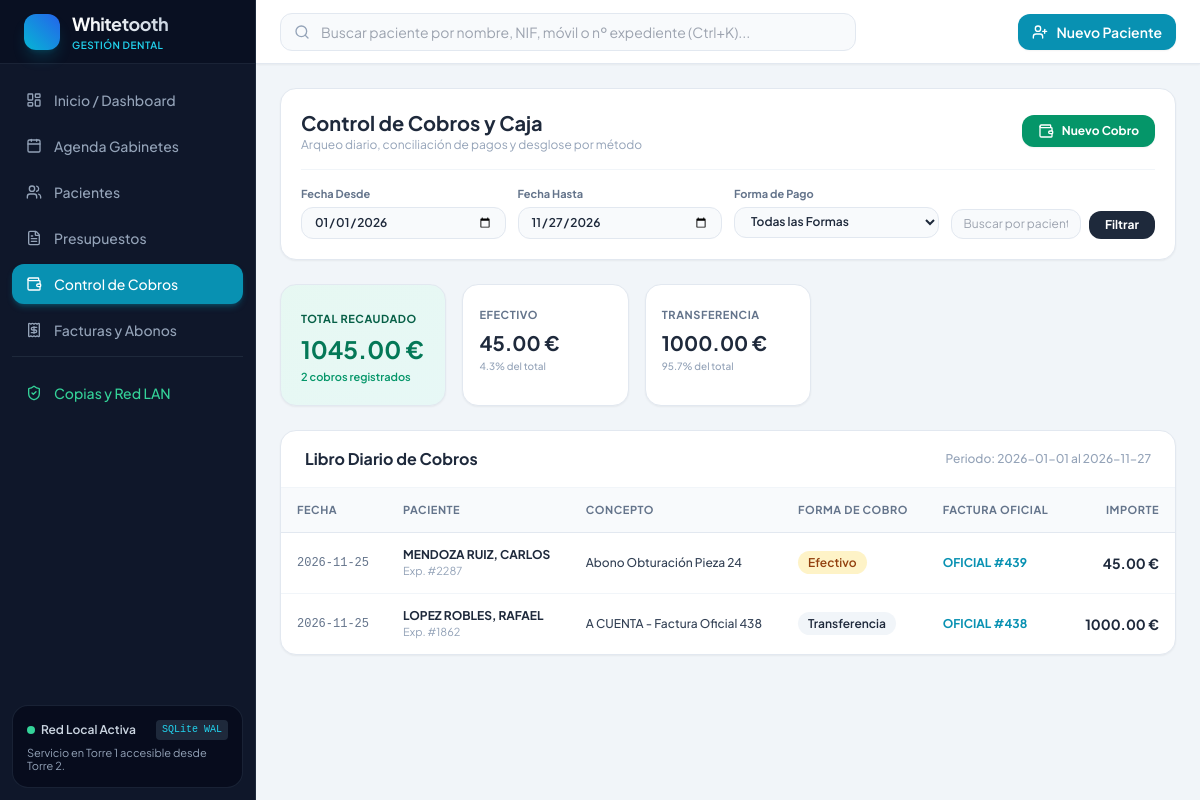
Page /cobros on the committed database.
### tables this page shows
CREATE TABLE cobros (
        id INTEGER PRIMARY KEY AUTOINCREMENT,
        paciente_id INTEGER NOT NULL REFERENCES pacientes(id),
        factura_id INTEGER REFERENCES facturas(id),
        fecha_cobro DATE NOT NULL,
        concepto TEXT NOT NULL,
        importe REAL NOT NULL,
        forma_cobro TEXT NOT NULL CHECK(forma_cobro IN ('Efectivo', 'Tarjeta', 'Bizum', 'Transferencia', 'Financiado', 'Cheque', 'Pagaré', 'Recibo')),
        cuenta_contable TEXT DEFAULT '570-0000000',
        importe_entregado REAL,
        importe_devuelto REAL,
        cobrado INTEGER DEFAULT 1,
        usuario_id INTEGER REFERENCES usuarios(id),
        observaciones TEXT,
        created_at TIMESTAMP DEFAULT CURRENT_TIMESTAMP
    );

CREATE TABLE pacientes (
        id INTEGER PRIMARY KEY AUTOINCREMENT,
        numero_expediente INTEGER UNIQUE,
        nombre TEXT NOT NULL,
        apellidos TEXT NOT NULL,
        nif_cif TEXT,
        fecha_nacimiento DATE,
        telefono_fijo TEXT,
        telefono_movil TEXT NOT NULL,
        email TEXT,
        direccion TEXT,
        codigo_postal TEXT,
        poblacion TEXT,
        provincia TEXT,
        tipo_paciente TEXT DEFAULT 'general' CHECK(tipo_paciente IN ('general', 'aseguradora', 'infantil', 'vip')),
        aseguradora_nombre TEXT,
        numero_poliza TEXT,
        alergias TEXT,
        antecedentes_medicos TEXT,
        consentimiento_rgpd_firmado INTEGER DEFAULT 0,
        fecha_consentimiento_rgpd TIMESTAMP,
        estado TEXT DEFAULT 'alta' CHECK(estado IN ('alta', 'baja')),
        motivo_consulta TEXT,
        notas_administrativas TEXT,
        created_at TIMESTAMP DEFAULT CURRENT_TIMESTAMP,
        updated_at TIMESTAMP DEFAULT CURRENT_TIMESTAMP
    );

CREATE TABLE facturas (
        id INTEGER PRIMARY KEY AUTOINCREMENT,
        paciente_id INTEGER NOT NULL REFERENCES pacientes(id),
        serie TEXT NOT NULL DEFAULT 'OFICIAL',
        numero_factura INTEGER NOT NULL,
        anio INTEGER NOT NULL,
        fecha_factura DATE NOT NULL,
        tipo_factura TEXT DEFAULT 'ordinaria' CHECK(tipo_factura IN ('ordinaria', 'abono_rectificativa')),
        factura_rectificada_id INTEGER REFERENCES facturas(id),
        motivo_rectificacion TEXT,
        base_imponible REAL NOT NULL,
        porcentaje_iva REAL DEFAULT 0.0,
        importe_iva REAL DEFAULT 0.0,
        total_factura REAL NOT NULL,
        forma_cobro_predeterminada TEXT DEFAULT 'Tarjeta',
        estado_pago TEXT DEFAULT 'cobrada' CHECK(estado_pago IN ('cobrada', 'pendiente_parcial', 'impagada')),
        bloqueada INTEGER DEFAULT 1,
        created_at TIMESTAMP DEFAULT CURRENT_TIMESTAMP,
        UNIQUE(serie, numero_factura, anio)
    );

### app/routers/cobros.py (the view)
@router.get("", response_class=HTMLResponse)
def listar_cobros(request: Request, fecha_desde: str = None, fecha_hasta: str = None, forma_pago: str = "todas", q: str = ""):
    conn = get_db_connection()
    current_year = date.today().year
    desde = fecha_desde if fecha_desde else f"{current_year}-01-01"
    hasta = fecha_hasta if fecha_hasta else date.today().isoformat()
    query = """
        SELECT c.*,
               p.nombre as paciente_nombre, p.apellidos as paciente_apellidos, p.numero_expediente, p.telefono_movil,
               f.numero_factura, f.serie as factura_serie, f.tipo_factura
        FROM cobros c
        JOIN pacientes p ON c.paciente_id = p.id
        LEFT JOIN facturas f ON c.factura_id = f.id
        WHERE c.fecha_cobro BETWEEN ? AND ?
    """
    params = [desde, hasta]
    if forma_pago != "todas":
        query += " AND c.forma_cobro = ?"
        params.append(forma_pago)
    if q.strip():
        query += " AND (p.nombre LIKE ? OR p.apellidos LIKE ? OR c.concepto LIKE ?)"
        term = f"%{q.strip()}%"
        params.extend([term, term, term])
    query += " ORDER BY c.fecha_cobro DESC, c.id DESC"
    cobros_rows = conn.execute(query, params).fetchall()
    totales_forma = conn.execute("""
        SELECT c.forma_cobro, SUM(c.importe) as total
        FROM cobros c
        WHERE c.fecha_cobro BETWEEN ? AND ? AND c.cobrado = 1
        GROUP BY c.forma_cobro
    """, (desde, hasta)).fetchall()
    total_general = sum(t["total"] for t in totales_forma)
    pacientes = conn.execute("SELECT id, nombre, apellidos, numero_expediente FROM pacientes WHERE estado = 'alta' ORDER BY apellidos, nombre").fetchall()
    conn.close()
    from fastapi.templating import Jinja2Templates
    templates = Jinja2Templates(directory="app/templates")
    return templates.TemplateResponse(request=request, name="cobros.html", context={
        "cobros": cobros_rows,
        "pacientes": pacientes,
        "fecha_desde": desde,
        "fecha_hasta": hasta,
        "forma_pago": forma_pago,
        "q": q,
        "totales_forma": totales_forma,
        "total_general": round(total_general, 2)
    })

### app/templates/cobros.html (shortened to what this page needs)
{% extends "base.html" %}
{% block content %}
<div class="space-y-6">
    <div class="bg-white rounded-2xl shadow-sm border border-slate-200 p-5">
        <div class="flex flex-col lg:flex-row lg:items-center justify-between gap-4">
            <div>
                <h1 class="text-xl font-bold text-slate-800">Control de Cobros y Caja</h1>
                <p class="text-xs text-slate-400">Arqueo diario, conciliación de pagos y desglose por método</p>
            </div>
            <div class="flex items-center gap-3">
                <button onclick="document.getElementById('modal-nuevo-cobro-general').classList.remove('hidden')" class="px-4 py-2 bg-emerald-600 hover:bg-emerald-700 text-white rounded-xl text-xs font-bold shadow-sm transition-all flex items-center gap-2">
                    <i data-lucide="wallet" class="w-4 h-4"></i>
                    <span>Nuevo Cobro</span>
                </button>
            </div>
        </div>
        <form action="/cobros" method="GET" class="mt-4 pt-4 border-t border-slate-100 grid grid-cols-1 md:grid-cols-4 gap-3">
            <div>
                <label class="block text-[11px] font-bold text-slate-500 mb-1">Fecha Desde</label>
                <input type="date" name="fecha_desde" value="{{ fecha_desde }}" class="w-full px-3 py-1.5 border border-slate-200 rounded-xl text-xs bg-slate-50 font-semibold">
            </div>
            <div>
                <label class="block text-[11px] font-bold text-slate-500 mb-1">Fecha Hasta</label>
                <input type="date" name="fecha_hasta" value="{{ fecha_hasta }}" class="w-full px-3 py-1.5 border border-slate-200 rounded-xl text-xs bg-slate-50 font-semibold">
            </div>
            <div>
                <label class="block text-[11px] font-bold text-slate-500 mb-1">Forma de Pago</label>
                <select name="forma_pago" class="w-full px-3 py-1.5 border border-slate-200 rounded-xl text-xs bg-slate-50 font-semibold">
                    <option value="todas" {% if forma_pago == 'todas' %}selected{% endif %}>Todas las Formas</option>
                </select>
            </div>
            <div class="flex items-end gap-2">
                <input type="text" name="q" value="{{ q }}" placeholder="Buscar por paciente o concepto..." class="w-full px-3 py-1.5 border border-slate-200 rounded-xl text-xs bg-slate-50">
                <button type="submit" class="px-4 py-1.5 bg-slate-800 hover:bg-slate-900 text-white rounded-xl text-xs font-bold transition-all">
                    Filtrar
                </button>
            </div>
        </form>
    </div>
    <div class="grid grid-cols-2 md:grid-cols-4 lg:grid-cols-5 gap-4">
        <div class="bg-white p-5 rounded-2xl border border-slate-200 shadow-sm col-span-2 md:col-span-1 bg-gradient-to-br from-emerald-500/10 to-teal-500/10 border-emerald-200">
            <span class="text-[11px] font-bold uppercase tracking-wider text-emerald-800">Total Recaudado</span>
            <div class="text-2xl font-bold text-emerald-700 mt-1">{{ "%.2f"|format(total_general) }} €</div>
            <span class="text-[11px] text-emerald-600 font-semibold block mt-1">{{ cobros|length }} cobros registrados</span>
        </div>
        {% for t in totales_forma %}
        <div class="bg-white p-4 rounded-2xl border border-slate-200 shadow-sm">
            <span class="text-[11px] font-bold uppercase tracking-wider text-slate-500">{{ t.forma_cobro }}</span>
            <div class="text-xl font-bold text-slate-800 mt-1">{{ "%.2f"|format(t.total) }} €</div>
            <span class="text-[10px] text-slate-400 font-medium block mt-0.5">
                {% if total_general > 0 %}
                {{ "%.1f"|format((t.total / total_general) * 100) }}% del total
                {% endif %}
            </span>
        </div>
        {% endfor %}
    </div>
    <div class="bg-white rounded-2xl shadow-sm border border-slate-200 overflow-hidden">
        <div class="px-6 py-4 border-b border-slate-100 flex items-center justify-between">
            <h3 class="font-bold text-slate-800 text-base">Libro Diario de Cobros</h3>
            <span class="text-xs text-slate-400 font-medium">Periodo: {{ fecha_desde }} al {{ fecha_hasta }}</span>
        </div>
        <div class="overflow-x-auto">
            <table class="w-full text-left border-collapse text-sm">
                <thead>
                    <tr class="bg-slate-50 border-b border-slate-200 text-[11px] uppercase tracking-wider text-slate-500 font-bold">
                        <th class="py-3 px-4">Fecha</th>
                        <th class="py-3 px-4">Paciente</th>
                        <th class="py-3 px-4">Concepto</th>
                        <th class="py-3 px-4">Forma de Cobro</th>
                        <th class="py-3 px-4">Factura Oficial</th>
                        <th class="py-3 px-4 text-right">Importe</th>
                    </tr>
                </thead>
                <tbody class="divide-y divide-slate-100 text-xs">
                    {% for c in cobros %}
                    <tr class="hover:bg-slate-50/80 transition-colors">
                        <td class="py-3.5 px-4 text-slate-500 font-mono">{{ c.fecha_cobro }}</td>
                        <td class="py-3.5 px-4">
                            <a href="/pacientes/{{ c.paciente_id }}" class="font-bold text-slate-800 hover:text-cyan-600">
                                {{ c.paciente_apellidos }}, {{ c.paciente_nombre }}
                            </a>
                            <span class="block text-[11px] text-slate-400">Exp. #{{ c.numero_expediente }}</span>
                        </td>
                        <td class="py-3.5 px-4 font-medium text-slate-700">{{ c.concepto }}</td>
                        <td class="py-3.5 px-4">
                            <span class="px-2.5 py-1 rounded-xl text-xs font-semibold
                                {% if c.forma_cobro == 'Efectivo' %}bg-amber-100 text-amber-800
                                {% elif c.forma_cobro == 'Tarjeta' %}bg-blue-100 text-blue-800
                                {% elif c.forma_cobro == 'Bizum' %}bg-emerald-100 text-emerald-800
                                {% else %}bg-slate-100 text-slate-800{% endif %}">
                                {{ c.forma_cobro }}
                            </span>
                        </td>
                        <td class="py-3.5 px-4">
                            {% if c.numero_factura %}
                            <a href="/facturas/{{ c.factura_id }}/imprimir" target="_blank" class="font-bold text-cyan-600 hover:underline">
                                {{ c.factura_serie }} #{{ c.numero_factura }}
                            </a>
                            {% else %}
                            <span class="text-slate-400 font-normal">Sin Factura</span>
                            {% endif %}
                        </td>
                        <td class="py-3.5 px-4 text-right font-bold text-slate-800 text-sm">
                            {{ "%.2f"|format(c.importe) }} €
                        </td>
                    </tr>
                    {% else %}
                    <tr>
                        <td colspan="6" class="py-12 text-center text-slate-400">No hay cobros registrados en el rango de fechas seleccionado.</td>
                    </tr>
                    {% endfor %}
                </tbody>
            </table>
        </div>
    </div>
</div>
{% endblock %}

### app/templates/base.html (style rules this page uses)
body { font-family: 'Plus Jakarta Sans', sans-serif; }

### rows in the picture
cobros: fecha_cobro "2026-11-25", paciente_apellidos "MENDOZA RUIZ", paciente_nombre "CARLOS", numero_expediente "2287", concepto "Abono Obturación Pieza 24", forma_cobro "Efectivo", factura_serie "OFICIAL", numero_factura "439", importe "45.00"
cobros: fecha_cobro "2026-11-25", paciente_apellidos "LOPEZ ROBLES", paciente_nombre "RAFAEL", numero_expediente "1862", concepto "A CUENTA - Factura Oficial 438", forma_cobro "Transferencia", factura_serie "OFICIAL", numero_factura "438", importe "1000.00"

### other values in the picture
{{ "%.2f"|format(total_general) }} "1045.00"
{{ cobros|length }} "2"
{{ t.forma_cobro }} "EFECTIVO" "TRANSFERENCIA"
{{ "%.2f"|format(t.total) }} "45.00" "1000.00"
{{ "%.1f"|format((t.total / total_general) * 100) }} "4.3" "95.7"
{{ fecha_desde }} "2026-01-01"
{{ fecha_hasta }} "2026-11-27"
